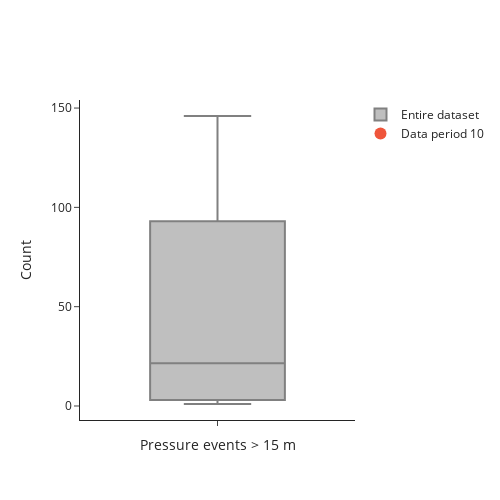

The cell this chart's notebook holds for it:
### Markdown cell above
Count pressure events, defined as a change in pressure of over $\Delta p=$ {threshold} m during a 15-minute time step.

### Code cell
p_threshold = 15
pressure_events = count_pressure_events(threshold=p_threshold)

fig = go.Figure()

fig.add_trace(go.Box(
    y=pressure_events,
    x=['num_events'] * len(pressure_events),
    name='Entire dataset',
    marker_color='grey',
    boxpoints=False
))

fig.add_trace(go.Scatter(
    y=[pressure_events[data_period-1]],
    x=['num_events'],
    marker_color=default_colors[1],
    marker=dict(color=default_colors[1], size=12),
    mode="markers",
    name=f'Data period {str(data_period).zfill(2)}',
))

fig.update_layout(
    yaxis_title='Count',
    xaxis_title=f"Pressure events > {p_threshold} m",
    template='simple_white',
    height=500,
    width=500,
    xaxis=dict(
        showticklabels=False
    ),
    yaxis=dict(
        range=[0, None],
        tickformat=',d',
        nticks=6
    )
)

fig.show()

### Figure 1 — Plotly figure (JSON) as saved in the notebook; plotly's stock layout.template omitted (floating-point values rounded to 4 significant figures)
{"data": [{"boxpoints": false, "marker": {"color": "grey"}, "name": "Entire dataset", "type": "box", "x": ["num_events", "num_events", "num_events", "num_events", "num_events", "num_events", "num_events", "num_events", "num_events", "num_events", "num_events", "num_events", "num_events", "num_events", "num_events", "num_events", "num_events", "num_events", "num_events"], "y": [108, 136, 111, 3, 78, null, 1, 1, 2, null, null, 146, 21, 23, 22, 29, 9, 3, 13]}, {"marker": {"color": "#EF553B", "size": 12}, "mode": "markers", "name": "Data period 10", "type": "scatter", "x": ["num_events"], "y": [null]}], "layout": {"height": 500, "width": 500, "xaxis": {"autorange": true, "range": [-0.5, 0.5], "showticklabels": false, "title": {"text": "Pressure events > 15 m"}, "type": "category"}, "yaxis": {"autorange": true, "nticks": 6, "range": [-7.056, 154.1], "tickformat": ",d", "title": {"text": "Count"}, "type": "linear"}}}
